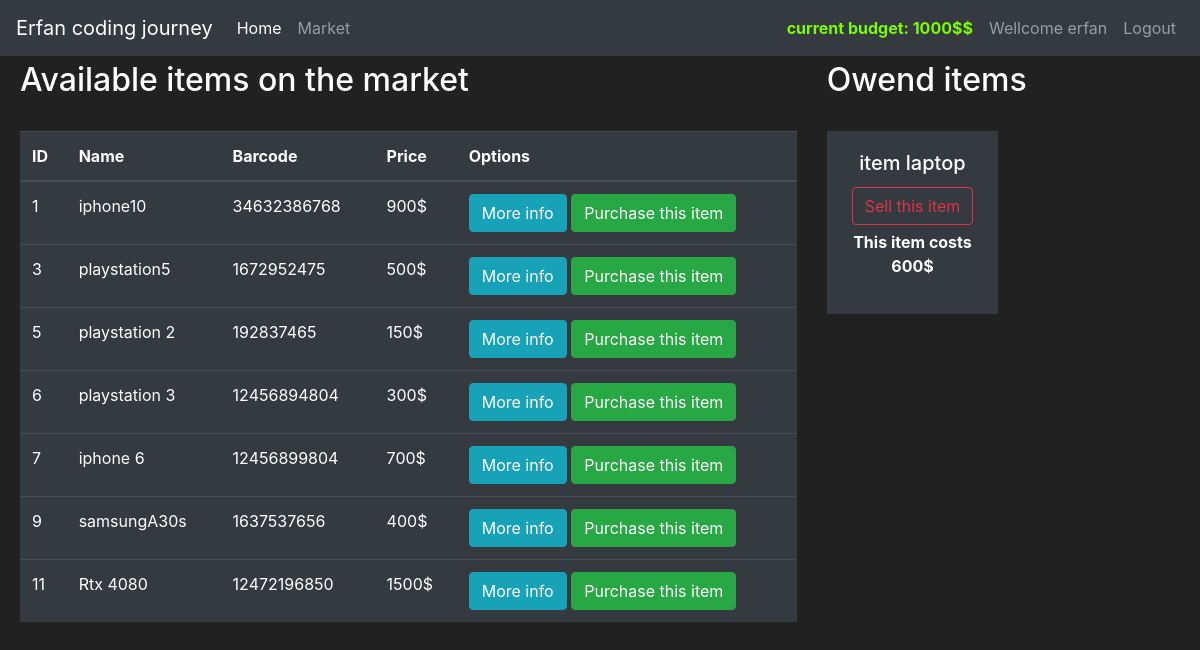
The app's page /Market (signed in) with its own data.
### market/models.py (models this page shows, shortened)
class User(db.Model,UserMixin):
    id = db.Column(db.Integer(),primary_key = True)
    username = db.Column(db.String(length = 30),nullable = False,unique = True)
    email_address = db.Column(db.String(length = 50),nullable = False,unique = True)
    password_hash = db.Column(db.String(length = 60),nullable = False,unique = False)
    budget = db.Column(db.Integer(), nullable = False,default = 1000)
    items = db.relationship('Item',backref = "owend_user",lazy = True)
    @property
    @property
    def password(self):
        return self.password

class Item(db.Model):
    id = db.Column(db.Integer(),primary_key = True)
    name = db.Column(db.String(length = 30), nullable = False,unique = True)
    Price = db.Column(db.Integer(), nullable = False)
    barcode = db.Column(db.String(length = 12), nullable = False,unique = True)
    description = db.Column(db.String(length = 1024),nullable = False,unique = True)
    owner = db.Column(db.Integer(),db.ForeignKey("user.id"))
    def __repr__(self):
        return f'item {self.name}'

### market/route.py (the view, shortened to what this page needs)
@app.route('/Market',methods = ["GET","POST"])
@login_required
def market_page():
    purchase_form = PurchaseItemForm()
    sellForm = SellItemForm()
    if request.method == "GET":
        items = Item.query.filter_by(owner=None)
        owend_items = Item.query.filter_by(owner = current_user.id)
        return render_template('market.html',items = items , purchase_form=purchase_form,owend_items=owend_items , sellForm = sellForm)

### market/models.py (called while the page is built)
@login_manager.user_loader
def load_user(user_id):
    return User.query.get(int(user_id))

### market/templates/market.html (shortened to what this page needs)
{%extends "base.html"%}
{% block content %}
<div class="row" style="margin-top: 5px;margin-left: 5px;">
    <div class="col-8">
        <h2>Available items on the market</h2>
        <br>
        <table class="table table-hover table-dark">
            <thead>
                <tr>
                    <th scope="col">ID</th>
                    <th scope="col">Name</th>
                    <th scope="col">Barcode</th>
                    <th scope="col">Price</th>
                    <th scope="col">Options</th>
                </tr>
            </thead>
            <tbody>
                    {% for item in items %}
                        <tr>
                            <td>{{item.id}}</td>
                            <td>{{item.name}}</td>
                            <td>{{item.barcode}}</td>
                            <td>{{item.Price}}$</td>
                            <td>
                                <button class="btn btn-outline btn-info" data-toggle="modal" data-target="#Modal-MoreInfo-{{ item.id }}">More info</button>
                                <button class="btn btn-outline btn-success" data-toggle="modal" data-target="#Modal-PurchaseConfirm-{{item.id}}">Purchase this item</button>
                            </td>
                        </tr>
                    {% endfor %}
            </tbody>
        </table>
    </div>
    <div class="col-4">
        <h2>Owend items</h2>
        <br>
        <div class="row">
            {% for owend_item in owend_items %}
              <div class="col-md-6">
                   <div style="margin-bottom: 5px;" class= "text-center bg-dark">
                        <div class="card-body">
                            <h5 class="card-title">{{owend_item}}</h5>
                            <button type="button" class="btn btn-outline-danger" style="margin-bottom: 5px;" data-toggle="modal" data-target="#Modal-sellingConfirm-{{owend_item.id}}">
                                Sell this item
                            </button>
                            <p class="caerd-text"><strong>This item costs {{owend_item.Price}}$</strong></p>
                        </div>
                   </div>
              </div>
            {% endfor %}
        </div>
    </div>
</div>
{% endblock %}

### market/templates/base.html (shortened to what this page needs)
<!doctype html>
<html lang="en">
   <head>
      <link rel="stylesheet" href="https://cdn.jsdelivr.net/npm/bootstrap@4.5.3/dist/css/bootstrap.min.css">
   </head>
   <body>
    <nav class="navbar navbar-expand-md navbar-dark bg-dark">
      <a class="navbar-brand" href="#">Erfan coding journey</a>
        <div class="collapse navbar-collapse" id="navbarNav">
          <ul class="navbar-nav mr-auto">
            <li class="nav-item active">
                <a class="nav-link" href="{{ url_for('home_page') }}">Home <span class="sr-only">(current)</span></a>
            </li>
            <li class="nav-item">
                <a class="nav-link" href="{{ url_for('market_page') }}">Market</a>
            </li>
        </ul>
          {% if current_user.username == "admin1" %}
            <ul class="navbar-nav">
              <li class="nav-item">
                <a class="nav-link" style="color: lawngreen; font-weight: bold;">
                  <i class="bi bi-currency-dollar"></i>
                current budget: Unlimited
                </a>
                </li>
              <li class="nav-item">
                <a class="nav-link">Wellcome {{ current_user.username }}</a>
              </li>
              <li class="nav-item">
                <a class="nav-link" href="{{ url_for('logout_page') }}">Logout</a>
              </li>
              <li class="nav-item">
                <a class="nav-link" href="{{ url_for('admin_page') }}">admin panel</a>
              </li>
            </ul>
          {% elif current_user.is_authenticated %}
            <ul class="navbar-nav">
                <li class="nav-item">
                  <a class="nav-link" style="color: lawngreen; font-weight: bold;">
                    current budget: {{ current_user.budget}}$$
                  </a>
                </li>
              <li class="nav-item">
                  <a class="nav-link">Wellcome {{ current_user.username }}</a>
              </li>
              <li class="nav-item">
                  <a class="nav-link" href="{{ url_for('logout_page') }}">Logout</a>
              </li>
            </ul>
          {% endif %}
        </div>
    </nav>
         {% block content %}
         {% endblock %}
   </body>
</html>

### market/templates/base.html (style rules this page uses)
body { background-color: #212121; color: white }

### records on screen
User: budget "1000", username "erfan"
Item: id "1", name "iphone10", barcode "34632386768", Price "900"
Item: id "3", name "playstation5", barcode "1672952475", Price "500"
Item: id "5", name "playstation 2", barcode "192837465", Price "150"
Item: id "6", name "playstation 3", barcode "12456894804", Price "300"
Item: id "7", name "iphone 6", barcode "12456899804", Price "700"
Item: id "9", name "samsungA30s", barcode "1637537656", Price "400"
Item: id "11", name "Rtx 4080", barcode "12472196850", Price "1500"
Item: name "item laptop", Price "600"
